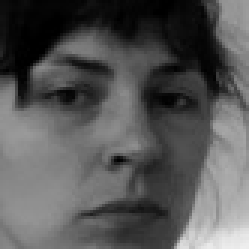
#> input picture facedetect/captured_resized_face.jpg, 83 x 83 px (shown 3 times larger); the run also reads 1 picture not shown here
$ python -i euclidian_distance.py   (imports and definitions only)
#> lines starting #> are read from the running program, lines starting #| are printed output that depends on the picture; long printed decimals are rounded
import os
import cv2
from scipy.spatial import distance

def calculate_difference_in_images_recognized(path_to_temp_resized=["images_resize/face_of_1.jpg", "images_resize/face_of_2.jpg", "images_resize/face_of_3.jpg"],
                                              path_to_captured_from_video="captured_resized_face.jpg"):
    """
        Calculates euclidian distance.

        :param
        path_to_temp_resized : list
            list of paths to resized template images
        path_to_captured_from_video : str
            path to resized image captured from video
        """
#> called with path_to_captured_from_video = 'captured_resized_face.jpg'

    template_images = (path_to_temp_resized)
    img_rgb = cv2.imread(path_to_captured_from_video)
#> img_rgb is the input picture: shape (83, 83, 3); min 0, max 238, mean 86.5

    dst_values = {}
    for temp in template_images:
        template = cv2.imread(temp)
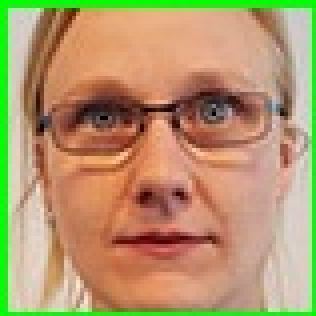
#> input picture facedetect/images_resize/face_of_1.jpg, 79 x 79 px (shown 4 times larger)
#> template is the input picture: shape (79, 79, 3); mean B, G, R 109, 151.6, 179.6
        t_w, t_h, p = template.shape
#> t_w = 79; t_h = 79; p = 3

        img_gray = cv2.cvtColor(img_rgb, cv2.COLOR_BGR2GRAY)
        img_gray = cv2.resize(img_gray, (t_w, t_h), interpolation=cv2.INTER_CUBIC)
#> img_gray: shape (79, 79)
        print(img_gray.shape, len(img_gray))
#| (79, 79) 79
        img_gray = img_gray.flatten()
#> img_gray = 6241 values, max 238 at index 6238, min 0 at index 51, mean 86.39

        gray_template = cv2.cvtColor(template, cv2.COLOR_BGR2GRAY)
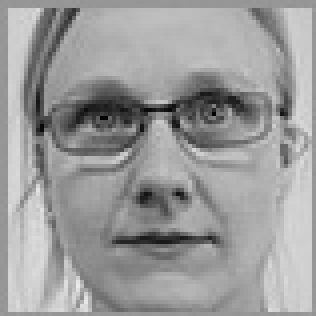
#> gray_template: shape (79, 79) (shown 4 times larger); min 2, max 234, mean 155.1
        print(gray_template.shape, len(gray_template))
#| (79, 79) 79
        gray_template = gray_template.flatten()
#> gray_template = 6241 values, max 234 at index 5628, min 2 at index 2265, mean 155.1

        dst = distance.euclidean(img_gray, gray_template)
#> dst = 13811.7
        dst = dst / (t_w * t_h)
#> dst = 2.21

        if temp not in dst_values.keys():
            dst_values[temp] = dst
#> pass 2 of the loop in calculate_difference_in_images_recognized, `for temp in template_images:`:
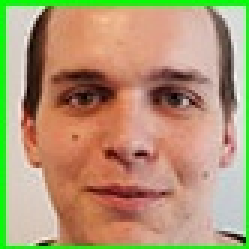
#> input picture facedetect/images_resize/face_of_2.jpg, 83 x 83 px (shown 3 times larger)
#> in calculate_difference_in_images_recognized, template is the input picture: shape (83, 83, 3); mean B, G, R 115.8, 151.5, 177.5
#| (83, 83) 83
#> in calculate_difference_in_images_recognized, `img_gray = img_gray.flatten()`: img_gray = 6889 values, max 238 at index 6886, min 0 at index 54, mean 86.47
#> in calculate_difference_in_images_recognized, `gray_template = cv2.cvtColor(template, cv2.COLOR_BGR2GRAY)`:
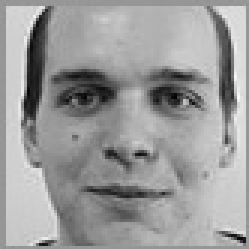
#> gray_template: shape (83, 83) (shown 3 times larger); min 3, max 249, mean 155.2
#| (83, 83) 83
#> in calculate_difference_in_images_recognized, `gray_template = gray_template.flatten()`: gray_template = 6889 values, max 249 at index 2735, min 3 at index 2714, mean 155.2
#> in calculate_difference_in_images_recognized, `dst = distance.euclidean(img_gray, gray_template)`: dst = 14152.2
#> in calculate_difference_in_images_recognized, `dst = dst / (t_w * t_h)`: dst = 2.05
#> pass 3 of the loop in calculate_difference_in_images_recognized, `for temp in template_images:`:
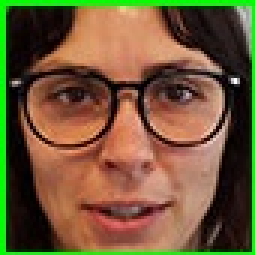
#> input picture facedetect/images_resize/face_of_3.jpg, 85 x 85 px (shown 3 times larger)
#> in calculate_difference_in_images_recognized, template is the input picture: shape (85, 85, 3); mean B, G, R 56, 88.9, 112.4
#> in calculate_difference_in_images_recognized, `img_gray = cv2.resize(img_gray, (t_w, t_h), interpolation=cv2.INTER_CU..`:
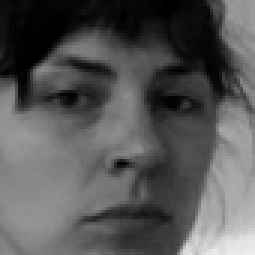
#> img_gray: shape (85, 85) (shown 3 times larger); min 0, max 238, mean 86.5
#| (85, 85) 85
#> in calculate_difference_in_images_recognized, `img_gray = img_gray.flatten()`: img_gray = 7225 values, max 238 at index 7222, min 0 at index 55, mean 86.54
#> in calculate_difference_in_images_recognized, `gray_template = cv2.cvtColor(template, cv2.COLOR_BGR2GRAY)`:
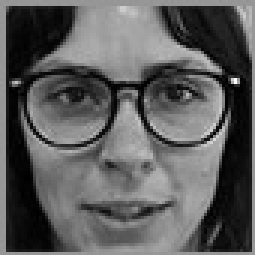
#> gray_template: shape (85, 85) (shown 3 times larger); min 0, max 255, mean 92.2
#| (85, 85) 85
#> in calculate_difference_in_images_recognized, `gray_template = gray_template.flatten()`: gray_template = 7225 values, max 255 at index 2288, min 0 at index 2456, mean 92.2
#> in calculate_difference_in_images_recognized, `dst = distance.euclidean(img_gray, gray_template)`: dst = 14492.8
#> in calculate_difference_in_images_recognized, `dst = dst / (t_w * t_h)`: dst = 2.01

    closest = min(dst_values.items(), key=lambda x: x[1])[0]
#> closest = 'images_resize/face_of_3.jpg'

    print("RESULTS")
    print("distance values are: ")
    print(50 * "_")
    for img in template_images:
        value = dst_values[img]
        image_name = os.path.basename(img)
        print("Euclidian distance: {} : {}".format(image_name, value))
#> this loop made 3 passes
#> value on passes 1 to 3: 2.21, 2.05, 2.01
#| Euclidian distance: face_of_1.jpg : 2.213
#| Euclidian distance: face_of_2.jpg : 2.054
#| Euclidian distance: face_of_3.jpg : 2.006
    result = cv2.imread(closest)

    while True:
        cv2.imshow('Detected face is closest to', result)

        k = cv2.waitKey(30) & 0xff
#> (key Esc is pressed here)
        if k == 27:
            break
    cv2.destroyAllWindows()

>>> result = calculate_difference_in_images_recognized()
